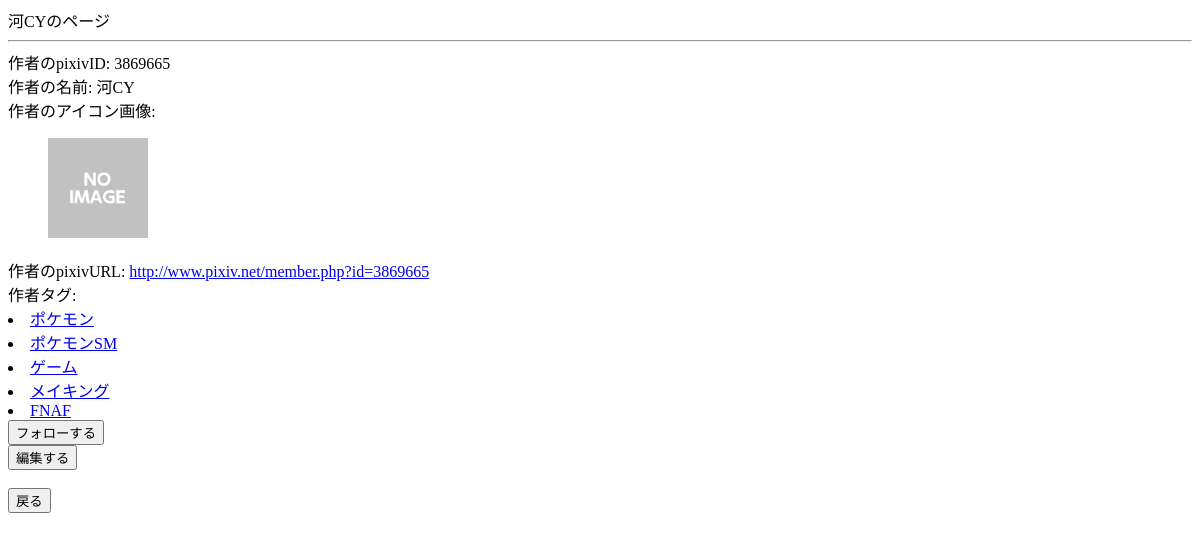
/artist_detail/6/ (signed in), run on an earlier commit of the app's database.
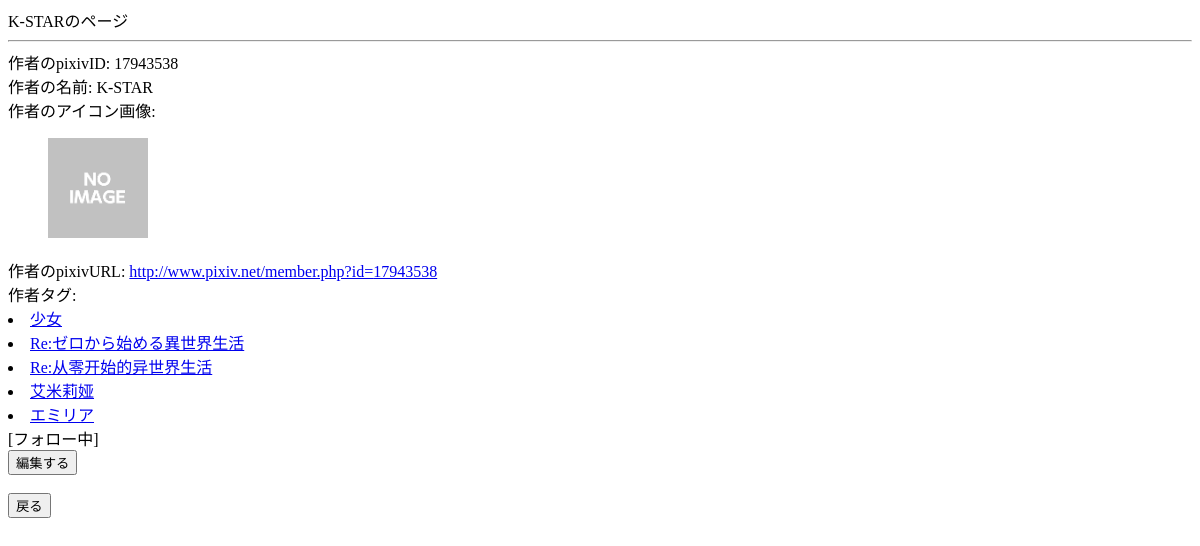
And on a later commit of the database.
### general/models.py (models this page shows, shortened)
class Artist(models.Model):
    artist_id = models.IntegerField("作者ID", unique=True)
    artist_name = models.CharField("作者の名前", max_length=30)
    thumbnail = models.ImageField("サムネイル", upload_to='thumbnail/')
    tags = TaggableManager()

### general/views.py (the view, shortened to what this page needs)
# urls.py: url(r'^artist_detail/(?P<pk>[0-9]+)/$', views.ArtistDetailView.as_view(), name="artist_detail"),
class ArtistDetailView(generic.DetailView):
    template_name = 'I006_artist_detail.html'
    model = Artist, Tag
    def get_queryset(self):
        self.queryset = Artist.objects.all()
        return super(ArtistDetailView, self).get_queryset()
    def get_context_data(self, **kwargs):
        context = super(ArtistDetailView, self).get_context_data(**kwargs)
        context['artist'] = self.get_object()
        context['tag_list'] = self.get_object().tags.all()
        flag_fav = False
        if self.request.user.fav_artist.all().filter(artist_id=self.get_object().artist_id):
            flag_fav = True
        context['flag_fav'] = flag_fav
        return context

### general/templates/I006_artist_detail.html (shortened to what this page needs)
{% load staticfiles %}
<!DOCTYPE html>
<html lang="en">
<head>
</head>
<body>
    {{ artist.artist_name }}のページ
    <HR>
    作者のpixivID: {{ artist.artist_id }}<br>
    作者の名前: {{ artist.artist_name }}<br>
    作者のアイコン画像:<br>
    <figure>
        <img src="{{ STATIC_URL }}{{ artist.thumbnail.url }}" width="100">
    </figure>
    作者のpixivURL: <a href="http://www.pixiv.net/member.php?id={{ artist.artist_id }}" >
        http://www.pixiv.net/member.php?id={{ artist.artist_id }}</a><br>
    作者タグ:
    {% for tag in tag_list %}
        <li><a href="{% url 'general:tag_search_from_artist' tag.id %}">{{ tag }}</a></li>
    {% endfor %}
    {% if flag_fav %}
        [フォロー中]
    {% else %}
        <form action="{% url 'general:artist_detail' artist.id %}" method="post">
            <input type="submit" value="フォローする" />
        </form>
    {% endif %}
    <form action="{% url 'general:artist_update' artist.id %}" method="get">
            <input type="submit" value="編集する" /><br>
    </form>
    <br>
    <input type="button" value="戻る" onClick="history.back()">
</body>
</html>

What changed in the data, as far as the page shows it:
no longer on this page (row edited): Tag: name "ポケモン"
no longer on this page (row edited): Tag: name "ポケモンSM"
no longer on this page (row edited): Tag: name "ゲーム"
no longer on this page (row edited): Tag: name "メイキング"
no longer on this page (row edited): Tag: name "FNAF"
changed Artist: artist_name "河CY" → "K-STAR"; artist_id "3869665" → "17943538"
now on this page (row edited): Tag: name "少女"
now on this page (row edited): Tag: name "Re:ゼロから始める異世界生活"
now on this page (row edited): Tag: name "Re:从零开始的异世界生活"
now on this page (row edited): Tag: name "艾米莉娅"
now on this page (row edited): Tag: name "エミリア"
Also different on the page:
form field value: "フォローする" → (not shown)
text now shown: "[フォロー中]"
